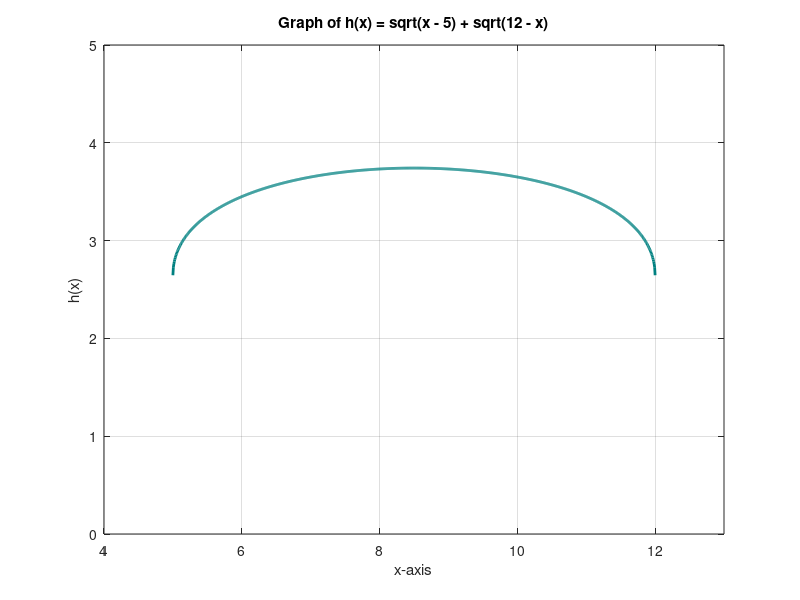

Reproduce this figure in MATLAB.

% First exercise pract for finding the domain

% define the range of x values 
% we go a bit off the domain to see the graph desappear.
x = linspace(5, 12, 1000); % start exactly at 5 and 12 

% 2. define the function:
y = sqrt(x - 5) + sqrt(12 - x);

% 3. Create the plot:
plot(x, y, 'LineWidth', 2, 'Color', [0 0.5 0.5])
grid on
xlabel('x-axis')
ylabel('h(x)')
title('Graph of h(x) = sqrt(x - 5) + sqrt(12 - x)')

% 4. setting limits to focus on the domain (optional)
xlim([4 13])
ylim([0 5])



